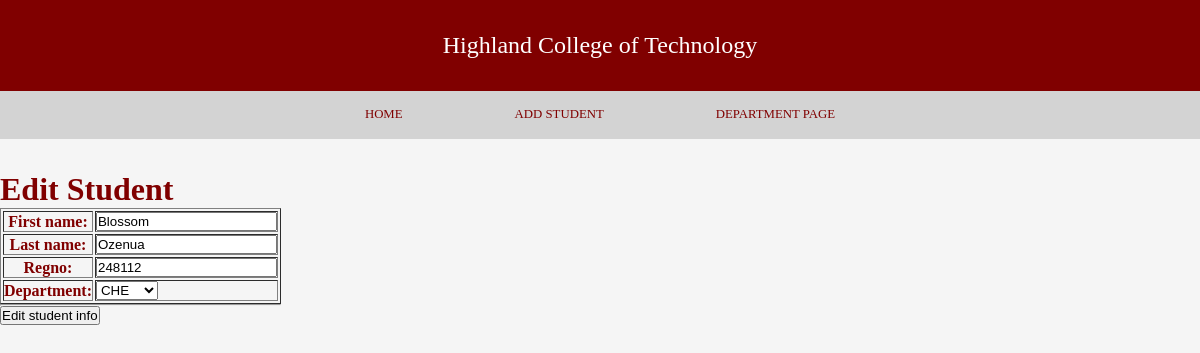
Page /update-student/9/ on the committed database.
### student/models.py (models this page shows, shortened)
class Student(models.Model):
    first_name = models.CharField(max_length=30)
    last_name = models.CharField(max_length=30)
    regno = models.CharField(max_length=6, unique=True)
    department = models.ForeignKey(Department, on_delete=models.SET_NULL, null=True)
    date_created = models.DateTimeField(auto_now_add=True)
    date_modified = models.DateTimeField(auto_now=True)

### student/views.py (the view)
# urls.py: path('update-student/<int:id>/', update_student, name='update_student')
def update_student(request, id):
    instance = Student.objects.get(id=id)
    form = StudentForm(request.POST or None,
                          request.FILES or None, instance=instance)
    context = {
        'form': form
    }
    if form.is_valid():
        form.save()
        messages.success(request, 'Student Info Updated')
        return redirect(reverse('s_homepage'))
    return render(request, 'student/update_student.html', context)

### student/forms.py
class StudentForm(ModelForm):
    class Meta:
        model = Student
        exclude = ['date_created', 'date_modified']

### department/models.py (called while the page is built)
    def __str__(self):
        return self.code

### student/templates/student/update_student.html (shortened to what this page needs)
<!DOCTYPE html>
<html lang="en">
<head>
</head>
<body>
    <div class="container">
        <div class="header">
            <header class="main-header">
               Highland College of Technology
            </header>
        </div>
        <div class="navbar">
            <nav class="links">
                <a href="{% url 's_homepage' %}" class="links-item">HOME</a>
                <a href="{% url 'add_student' %}" class="links-item">ADD STUDENT</a>
                <a href="{% url 'd_homepage' %}" class="links-item ">DEPARTMENT PAGE</a>
            </nav>
        </div>
        <div class="home-page">
            <h1>Edit Student</h1>
            <form action="" enctype="multipart/form-data" method="post">
                <table border="1">
                    {{ form.as_table }}
                </table>
                <hr>
                <input type="submit" value="Edit student info" onclick="return confirm('Are you sure?')">
            </form>
        </div>
    </div>
   </body>
</html>

### student/templates/student/update_student.html (style rules this page uses)
* { margin: 0; padding: 0; outline: 0; box-sizing: border-box; }
body { font-family: poppins, ; color: maroon; background: whitesmoke; }
.container { width:100%; margin: 0; }
.header { display: flex; justify-content: center; align-items: center; background: maroon; color: white; padding: 2rem 4rem; font-size: 1rem; }
.main-header { font-size: 1.5rem; }
.navbar { width: 100%; height: 3rem; background:lightgray; }
.links { display: flex; justify-content: center; align-items: center; }
.links a { display: flex; padding: 1rem 3.5rem; text-decoration: none; color: maroon; font-size: .8rem; }
.home-page { display: table; justify-content: center; align-items: center; margin-top: 2rem; }

### rows in the picture
Student: first_name "Blossom", last_name "Ozenua", regno "248112", department "CHE"
